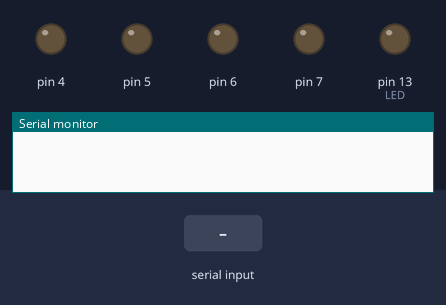
A sketch run on a simulated Arduino Uno, built with avr-gcc and run on an emulated ATmega328P. On the bench: output pins drawn as LEDs (lit = HIGH), the last lines printed to the serial monitor. Inputs (shaded band) come from the test bench.

Above: at 1.2 s.
1.3 s: "1" received over the second serial link
At 1.8 s:
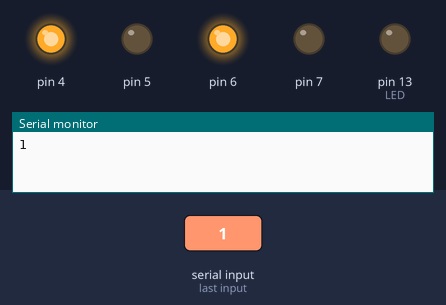
2.8 s: "2" received over the second serial link
At 3.1 s:
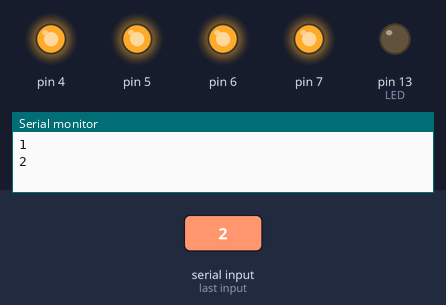
4.3 s: "0" received over the second serial link
At 5.5 s:
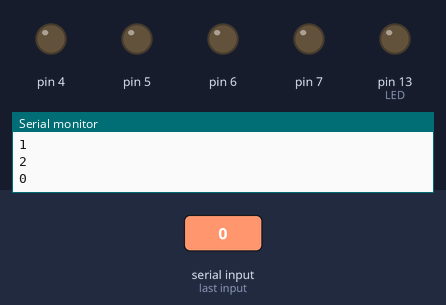
5.8 s: "3" received over the second serial link
At 6.8 s:
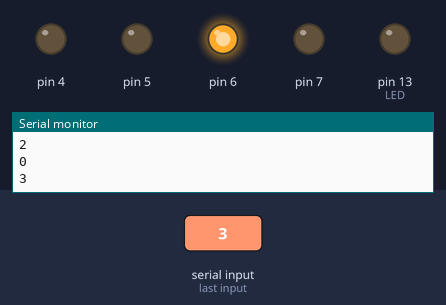
7.3 s: "2" received over the second serial link
At 8.1 s:
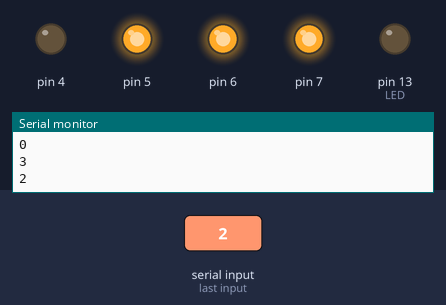
8.8 s: "4" received over the second serial link
At 9.3 s:
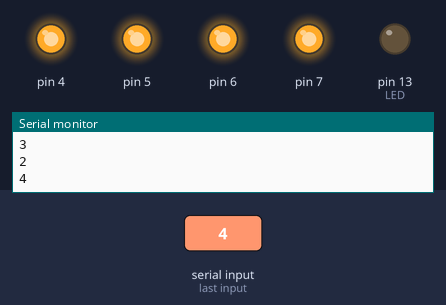
Timing chart, 0 to 11.3 s (numbered marks = the images above; inputs shaded):
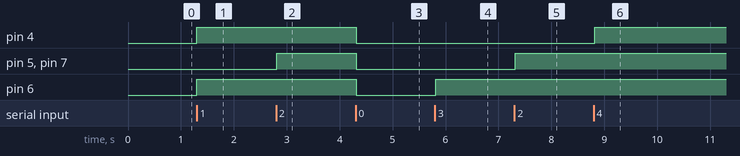

The sketch:

car_arduino.ino
```cpp
//void setup() {
//  // initialize digital pin LED_BUILTIN as an output.
//  pinMode(13, OUTPUT);
//}
//
//// the loop function runs over and over again forever
//void loop() {
//  digitalWrite(13, HIGH);   // turn the LED on (HIGH is the voltage level)
//  delay(100);                       // wait for a second
//  digitalWrite(13, LOW);    // turn the LED off by making the voltage LOW
//  delay(100);                       // wait for a second
//}

#include <SoftwareSerial.h>
SoftwareSerial BT(10, 11); //HC06-TX Pin 10, HC06-RX to Arduino Pin 11
int LED = 13; //Use whatever pins you want
char t;


void setup() {
  BT.begin(9600); //Baudrate 9600 , Choose your own baudrate
  Serial.begin(9600);
  pinMode(LED, OUTPUT);
  pinMode(4, OUTPUT);
  pinMode(5, OUTPUT);
  pinMode(6, OUTPUT);
  pinMode(7, OUTPUT);
}

void loop() {
  if (BT.available()) {
    t = BT.read();
    BT.println(t);
    Serial.println(t);
  }

  if (t == '1') {          //move forward(all motors rotate in forward direction)
    digitalWrite(4, HIGH);
    digitalWrite(6, HIGH);
  }

  else if (t == '2') {    //move reverse (all motors rotate in reverse direction)
    digitalWrite(5, HIGH);
    digitalWrite(7, HIGH);
  }

  else if (t == '3') {    //turn right (left side motors rotate in forward direction, right side motors doesn't rotate)
    digitalWrite(6, HIGH);
  }

  else if (t == '4') {    //turn left (right side motors rotate in forward direction, left side motors doesn't rotate)
    digitalWrite(4, HIGH);
  }


  else if (t == '0') {    //STOP (all motors stop)
    digitalWrite(4, LOW);
    digitalWrite(5, LOW);
    digitalWrite(6, LOW);
    digitalWrite(7, LOW);
  }
  delay(100);

  //  if(BT.available() > 0) //When HC06 receive something
  //  {
  //    char receive = BT.read(); //Read from Serial Communication
  //
  //    if(receive == '1') //If received data is 1, turn on the LED and send back the sensor data
  //    {
  //      BT.println("fuck");
  //      Serial.println("1");
  //      digitalWrite(13, HIGH);
  //      digitalWrite(6,HIGH);
  //      digitalWrite(7,LOW);
  //
  //
  //    }
  //    if(receive == '0')
  //    {
  //      BT.println("shit");
  //      Serial.println("0");
  //      digitalWrite(13, LOW);
  //      digitalWrite(6,LOW);
  //      digitalWrite(7,LOW);
  //
  //
  //    }
  //  }
}
```

Measured:
- after the input at 1.3 s, pin 4, pin 6: LOW → HIGH at once
- after the input at 2.8 s, pin 5, pin 7: LOW → HIGH at once
- after the input at 4.3 s, pin 4–7: HIGH → LOW at once
- after the input at 5.8 s, pin 6: LOW → HIGH at once
- after the input at 7.3 s, pin 5, pin 7: LOW → HIGH at once
- after the input at 8.8 s, pin 4: LOW → HIGH at once
